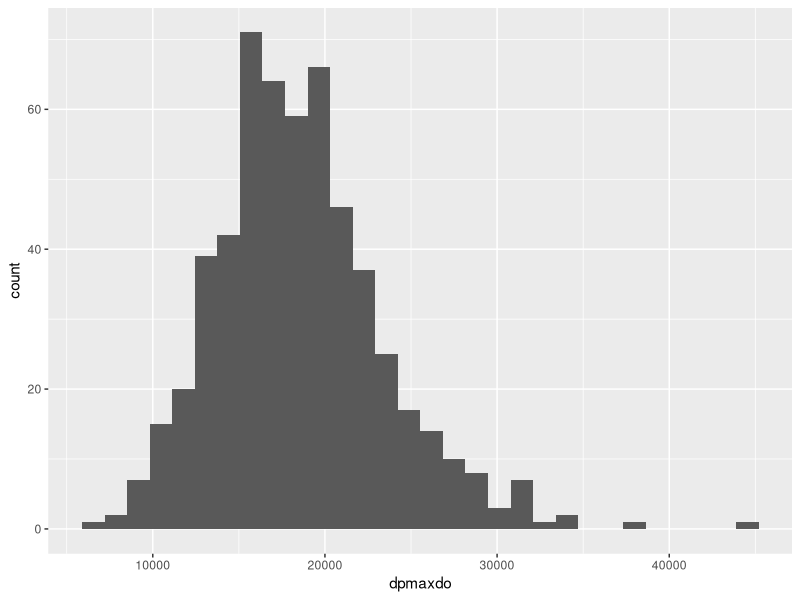
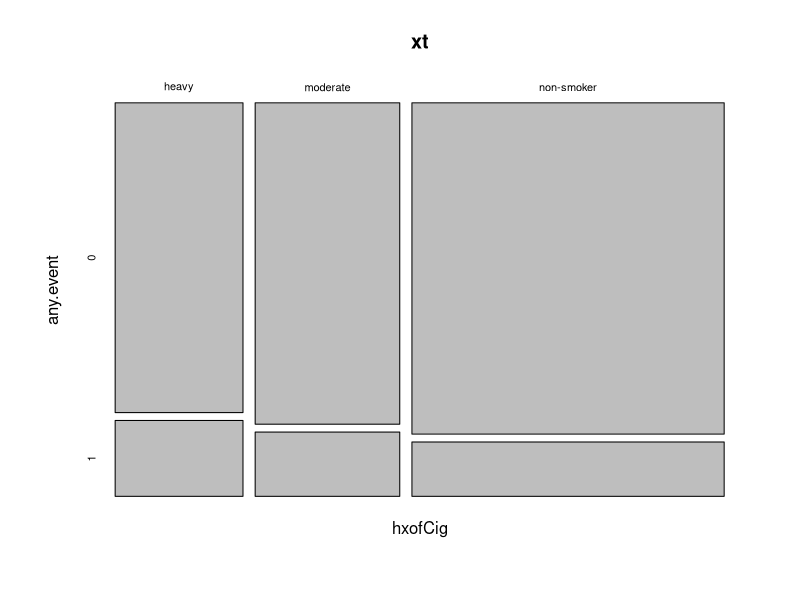
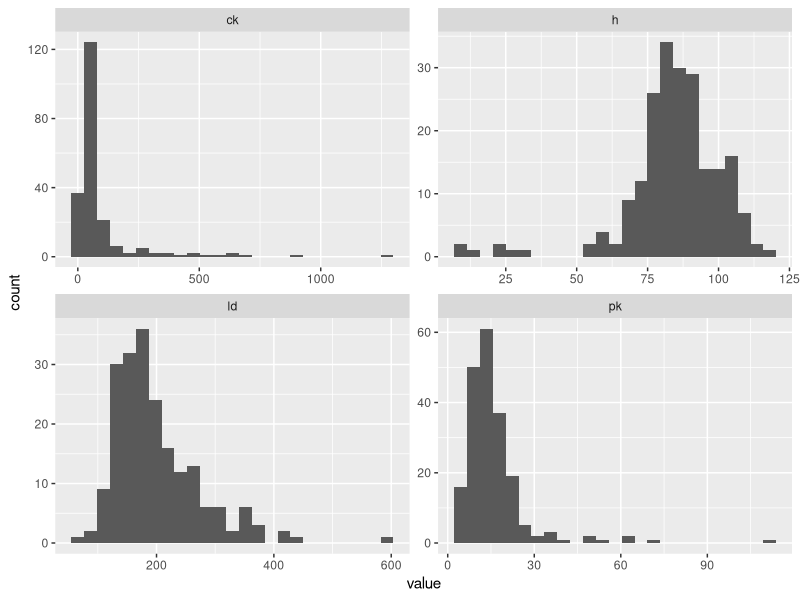
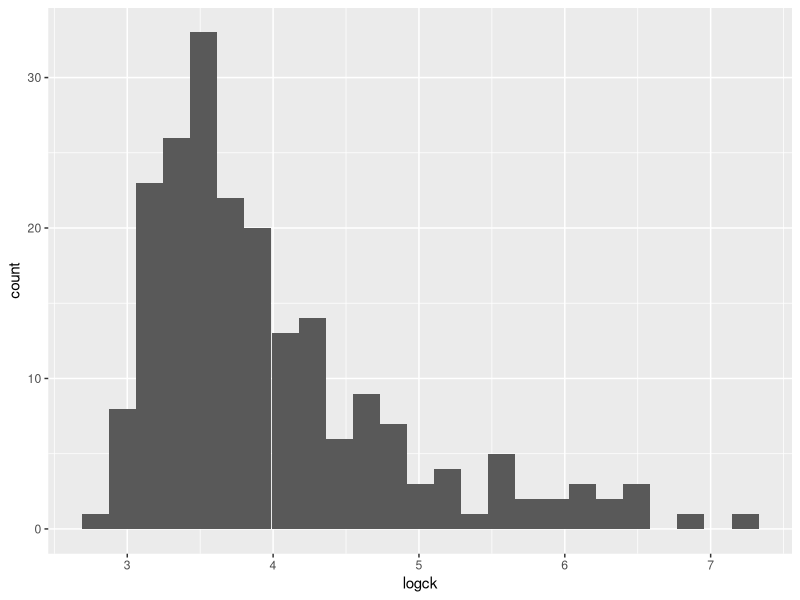

These charts were generated, in order, by the following R code:
## ---- chunk 1
knitr::opts_chunk$set(echo = FALSE, message = FALSE, warning = FALSE, cache=TRUE)
## ---- chunk 2
library(readr)
library(dplyr)
## ---- chunk 3
stress <- read_csv("data/stressEcho.csv")
## ---- chunk 4
max(stress$dpmaxdo)
## ---- chunk 5
quantile(stress$dpmaxdo, probs = 0.99)
## ---- chunk 6
library(ggplot2)
ggplot(stress, aes(dpmaxdo)) +
  geom_histogram()
## ---- chunk 7
t.test(dpmaxdo ~ any.event, data = stress, var.equal = TRUE)
## ---- chunk 8
t.test(dpmaxdo ~ any.event, data = stress, var.equal = TRUE)$p.value
## ---- chunk 9
xt <- xtabs(~ hxofCig + any.event, data = stress)
addmargins(xt)
round(prop.table(xt, margin=1), 3)
## ---- chunk 10
mosaicplot(xt)
## ---- chunk 11
chisq.test(xt)
## ---- chunk 12
# If you don't have broom installed:
# install.packages("broom")

library(broom)
tidy(chisq.test(xt))
## ---- chunk 13
dmd <- read_csv("data/dmd.csv")
## ---- chunk 14
mean(dmd$ld, na.rm = TRUE)
## ---- chunk 15
library(ggplot2)
library(tidyr)
library(dplyr)

dmd %>%
  gather(marker, value,ck:ld) %>%
  ggplot(aes(value)) +
  geom_histogram(bins = 25) +
  facet_wrap(~marker, scales = "free")
## ---- chunk 16
dmd %>%
  mutate(logck = log(ck)) %>%
  ggplot(aes(logck)) +
  geom_histogram(bins = 25)
## ---- chunk 17
fit <- glm(carrier ~ log(ck) + h + pk + ld, data = dmd, family= "binomial")
summary(fit)
## ---- chunk 18
round(exp(fit$coefficients), 4)
